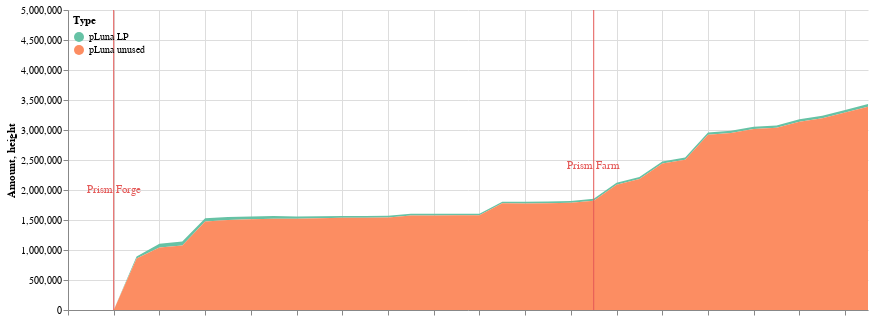

The notebook cell saved with this chart:
### Code cell
all_deltas = pdp.asset_used.append(pdp.asset_unused)
all_deltas = pdp.fill_date_gaps(all_deltas, ['2022-02-11','2022-02-12','2022-02-13'])
c1 = cp.get_yluna_time_area_chart(all_deltas, 
               alt.Scale(scheme='set2'),
               min_date = all_deltas.Time.min(),
               max_date = all_deltas.Time.max(),
               top_padding = 1500000
        )

c2 = alt.Chart(pdp.dates_to_mark).mark_rule(color='#e45756').encode(
    x=alt.X('date'+':T',axis=alt.Axis(labels=False,title=''))
)

c3 = alt.Chart(pdp.dates_to_mark).mark_text(
    color='#e45756',
    angle=0
).encode(
    x=alt.X('text_date'+':T',axis=alt.Axis(labels=False,title='')),
    y='height',
    text='text'
)

(c1 + c2 + c3).properties(width=800).configure_view(strokeOpacity=0)

### Figure 1 — Vega-Lite specification as saved in the notebook (floating-point values rounded to 4 significant figures)
{"config": {"view": {"continuousWidth": 400, "continuousHeight": 300, "strokeOpacity": 0}}, "layer": [{"data": {"name": "data-03c2790694af3092a3d3c3f167fefe0e"}, "mark": "area", "encoding": {"color": {"field": "Type", "legend": {"direction": "vertical", "legendY": 0, "orient": "none", "padding": 5}, "scale": {"scheme": "set2"}, "type": "nominal"}, "tooltip": [{"field": "Time", "format": "%Y-%m-%d", "type": "temporal"}, {"field": "Type", "type": "nominal"}, {"field": "Amount (millions)", "type": "nominal"}], "x": {"field": "Time", "scale": {"domain": ["2022-02-11", "2022-03-18"]}, "type": "temporal"}, "y": {"field": "Amount", "scale": {"domain": [0, 4889000.0]}, "type": "quantitative"}}}, {"data": {"name": "data-bf69e67827aa5ed7d9d532afa84e7b5c"}, "mark": {"type": "rule", "color": "#e45756"}, "encoding": {"x": {"axis": {"labels": false, "title": ""}, "field": "date", "type": "temporal"}}}, {"data": {"name": "data-bf69e67827aa5ed7d9d532afa84e7b5c"}, "mark": {"type": "text", "angle": 0, "color": "#e45756"}, "encoding": {"text": {"field": "text", "type": "nominal"}, "x": {"axis": {"labels": false, "title": ""}, "field": "text_date", "type": "temporal"}, "y": {"field": "height", "type": "quantitative"}}}], "width": 800, "$schema": "https://vega.github.io/schema/vega-lite/v4.17.0.json", "datasets": {"data-03c2790694af3092a3d3c3f167fefe0e": [{"Time": "2022-02-14", "Amount signed": 31650.0, "Amount": 31650.0, "Type": "pLuna LP", "Amount (millions)": "0.03M"}, {"Time": "2022-02-15", "Amount signed": 32290.0, "Amount": 63930.0, "Type": "pLuna LP", "Amount (millions)": "0.06M"}, {"Time": "2022-02-16", "Amount signed": -75.73, "Amount": 63860.0, "Type": "pLuna LP", "Amount (millions)": "0.06M"}, {"Time": "2022-02-17", "Amount signed": -6668.0, "Amount": 57190.0, "Type": "pLuna LP", "Amount (millions)": "0.06M"}, {"Time": "2022-02-18", "Amount signed": -8529.0, "Amount": 48660.0, "Type": "pLuna LP", "Amount (millions)": "0.05M"}, {"Time": "2022-02-19", "Amount signed": -682.2, "Amount": 47980.0, "Type": "pLuna LP", "Amount (millions)": "0.05M"}, {"Time": "2022-02-20", "Amount signed": -4798.0, "Amount": 43180.0, "Type": "pLuna LP", "Amount (millions)": "0.04M"}, {"Time": "2022-02-21", "Amount signed": -3901.0, "Amount": 39280.0, "Type": "pLuna LP", "Amount (millions)": "0.04M"}, {"Time": "2022-02-22", "Amount signed": -7315.0, "Amount": 31970.0, "Type": "pLuna LP", "Amount (millions)": "0.03M"}, {"Time": "2022-02-23", "Amount signed": -1066.0, "Amount": 30900.0, "Type": "pLuna LP", "Amount (millions)": "0.03M"}, {"Time": "2022-02-24", "Amount signed": -1787.0, "Amount": 29110.0, "Type": "pLuna LP", "Amount (millions)": "0.03M"}, {"Time": "2022-02-25", "Amount signed": -541.4, "Amount": 28570.0, "Type": "pLuna LP", "Amount (millions)": "0.03M"}, {"Time": "2022-02-26", "Amount signed": 785.7, "Amount": 29360.0, "Type": "pLuna LP", "Amount (millions)": "0.03M"}, {"Time": "2022-02-27", "Amount signed": -176.8, "Amount": 29180.0, "Type": "pLuna LP", "Amount (millions)": "0.03M"}, {"Time": "2022-02-28", "Amount signed": -2762.0, "Amount": 26420.0, "Type": "pLuna LP", "Amount (millions)": "0.03M"}, {"Time": "2022-03-01", "Amount signed": -725.5, "Amount": 25690.0, "Type": "pLuna LP", "Amount (millions)": "0.03M"}, {"Time": "2022-03-02", "Amount signed": 1897.0, "Amount": 27590.0, "Type": "pLuna LP", "Amount (millions)": "0.03M"}, {"Time": "2022-03-03", "Amount signed": 1549.0, "Amount": 29140.0, "Type": "pLuna LP", "Amount (millions)": "0.03M"}, {"Time": "2022-03-04", "Amount signed": -781.9, "Amount": 28360.0, "Type": "pLuna LP", "Amount (millions)": "0.03M"}, {"Time": "2022-03-05", "Amount signed": 3157.0, "Amount": 31510.0, "Type": "pLuna LP", "Amount (millions)": "0.03M"}, {"Time": "2022-03-06", "Amount signed": 1957.0, "Amount": 33470.0, "Type": "pLuna LP", "Amount (millions)": "0.03M"}, {"Time": "2022-03-07", "Amount signed": -2346.0, "Amount": 31120.0, "Type": "pLuna LP", "Amount (millions)": "0.03M"}, {"Time": "2022-03-08", "Amount signed": 2428.0, "Amount": 33550.0, "Type": "pLuna LP", "Amount (millions)": "0.03M"}, {"Time": "2022-03-09", "Amount signed": 1398.0, "Amount": 34950.0, "Type": "pLuna LP", "Amount (millions)": "0.03M"}, {"Time": "2022-03-10", "Amount signed": 896.6, "Amount": 35850.0, "Type": "pLuna LP", "Amount (millions)": "0.04M"}, {"Time": "2022-03-11", "Amount signed": 422.1, "Amount": 36270.0, "Type": "pLuna LP", "Amount (millions)": "0.04M"}, {"Time": "2022-03-12", "Amount signed": 288.9, "Amount": 36560.0, "Type": "pLuna LP", "Amount (millions)": "0.04M"}, {"Time": "2022-03-13", "Amount signed": 1544.0, "Amount": 38100.0, "Type": "pLuna LP", "Amount (millions)": "0.04M"}, {"Time": "2022-03-14", "Amount signed": 364.1, "Amount": 38470.0, "Type": "pLuna LP", "Amount (millions)": "0.04M"}, {"Time": "2022-03-15", "Amount signed": 3918.0, "Amount": 42380.0, "Type": "pLuna LP", "Amount (millions)": "0.04M"}, {"Time": "2022-03-16", "Amount signed": -1466.0, "Amount": 40920.0, "Type": "pLuna LP", "Amount (millions)": "0.04M"}, {"Time": "2022-03-17", "Amount signed": 2205.0, "Amount": 43120.0, "Type": "pLuna LP", "Amount (millions)": "0.04M"}, {"Time": "2022-03-18", "Amount signed": -377.2, "Amount": 42740.0, "Type": "pLuna LP", "Amount (millions)": "0.04M"}, {"Time": "2022-02-14", "Amount signed": 890600.0, "Amount": 859000.0, "Type": "pLuna unused", "Amount (millions)": "0.86M"}, {"Time": "2022-02-15", "Amount signed": 213600.0, "Amount": 1040000.0, "Type": "pLuna unused", "Amount (millions)": "1.04M"}, {"Time": "2022-02-16", "Amount signed": 36280.0, "Amount": 1077000.0, "Type": "pLuna unused", "Amount (millions)": "1.08M"}, {"Time": "2022-02-17", "Amount signed": 390600.0, "Amount": 1474000.0, "Type": "pLuna unused", "Amount (millions)": "1.47M"}, {"Time": "2022-02-18", "Amount signed": 19640.0, "Amount": 1502000.0, "Type": "pLuna unused", "Amount (millions)": "1.5M"}, {"Time": "2022-02-19", "Amount signed": 9064.0, "Amount": 1512000.0, "Type": "pLuna unused", "Amount (millions)": "1.51M"}, {"Time": "2022-02-20", "Amount signed": 5244.0, "Amount": 1522000.0, "Type": "pLuna unused", "Amount (millions)": "1.52M"}, {"Time": "2022-02-21", "Amount signed": -5322.0, "Amount": 1520000.0, "Type": "pLuna unused", "Amount (millions)": "1.52M"}, {"Time": "2022-02-22", "Amount signed": 2106.0, "Amount": 1530000.0, "Type": "pLuna unused", "Amount (millions)": "1.53M"}, {"Time": "2022-02-23", "Amount signed": 4917.0, "Amount": 1536000.0, "Type": "pLuna unused", "Amount (millions)": "1.54M"}, {"Time": "2022-02-24", "Amount signed": 59.87, "Amount": 1538000.0, "Type": "pLuna unused", "Amount (millions)": "1.54M"}, {"Time": "2022-02-25", "Amount signed": 4428.0, "Amount": 1543000.0, "Type": "pLuna unused", "Amount (millions)": "1.54M"}, {"Time": "2022-02-26", "Amount signed": 32790.0, "Amount": 1575000.0, "Type": "pLuna unused", "Amount (millions)": "1.57M"}, {"Time": "2022-02-27", "Amount signed": 862.6, "Amount": 1576000.0, "Type": "pLuna unused", "Amount (millions)": "1.58M"}, {"Time": "2022-02-28", "Amount signed": -740.1, "Amount": 1578000.0, "Type": "pLuna unused", "Amount (millions)": "1.58M"}, {"Time": "2022-03-01", "Amount signed": -406.1, "Amount": 1578000.0, "Type": "pLuna unused", "Amount (millions)": "1.58M"}, {"Time": "2022-03-02", "Amount signed": 201300.0, "Amount": 1777000.0, "Type": "pLuna unused", "Amount (millions)": "1.78M"}, {"Time": "2022-03-03", "Amount signed": 1108.0, "Amount": 1777000.0, "Type": "pLuna unused", "Amount (millions)": "1.78M"}, {"Time": "2022-03-04", "Amount signed": 2958.0, "Amount": 1781000.0, "Type": "pLuna unused", "Amount (millions)": "1.78M"}, {"Time": "2022-03-05", "Amount signed": 8203.0, "Amount": 1786000.0, "Type": "pLuna unused", "Amount (millions)": "1.79M"}, {"Time": "2022-03-06", "Amount signed": 35120.0, "Amount": 1819000.0, "Type": "pLuna unused", "Amount (millions)": "1.82M"}, {"Time": "2022-03-07", "Amount signed": 267300.0, "Amount": 2089000.0, "Type": "pLuna unused", "Amount (millions)": "2.09M"}, {"Time": "2022-03-08", "Amount signed": 97090.0, "Amount": 2183000.0, "Type": "pLuna unused", "Amount (millions)": "2.18M"}, {"Time": "2022-03-09", "Amount signed": 257800.0, "Amount": 2440000.0, "Type": "pLuna unused", "Amount (millions)": "2.44M"}, {"Time": "2022-03-10", "Amount signed": 65280.0, "Amount": 2504000.0, "Type": "pLuna unused", "Amount (millions)": "2.5M"}, {"Time": "2022-03-11", "Amount signed": 418900.0, "Amount": 2922000.0, "Type": "pLuna unused", "Amount (millions)": "2.92M"}, {"Time": "2022-03-12", "Amount signed": 29430.0, "Amount": 2952000.0, "Type": "pLuna unused", "Amount (millions)": "2.95M"}, {"Time": "2022-03-13", "Amount signed": 65850.0, "Amount": 3016000.0, "Type": "pLuna unused", "Amount (millions)": "3.02M"}, {"Time": "2022-03-14", "Amount signed": 20100.0, "Amount": 3036000.0, "Type": "pLuna unused", "Amount (millions)": "3.04M"}, {"Time": "2022-03-15", "Amount signed": 105200.0, "Amount": 3137000.0, "Type": "pLuna unused", "Amount (millions)": "3.14M"}, {"Time": "2022-03-16", "Amount signed": 58590.0, "Amount": 3197000.0, "Type": "pLuna unused", "Amount (millions)": "3.2M"}, {"Time": "2022-03-17", "Amount signed": 94970.0, "Amount": 3290000.0, "Type": "pLuna unused", "Amount (millions)": "3.29M"}, {"Time": "2022-03-18", "Amount signed": 98490.0, "Amount": 3389000.0, "Type": "pLuna unused", "Amount (millions)": "3.39M"}, {"Time": "2022-02-11", "Amount signed": 0.0, "Amount": 0.0, "Type": "pLuna LP", "Amount (millions)": "0.0M"}, {"Time": "2022-02-12", "Amount signed": 0.0, "Amount": 0.0, "Type": "pLuna LP", "Amount (millions)": "0.0M"}, {"Time": "2022-02-13", "Amount signed": 0.0, "Amount": 0.0, "Type": "pLuna LP", "Amount (millions)": "0.0M"}, {"Time": "2022-02-11", "Amount signed": 0.0, "Amount": 0.0, "Type": "pLuna unused", "Amount (millions)": "0.0M"}, {"Time": "2022-02-12", "Amount signed": 0.0, "Amount": 0.0, "Type": "pLuna unused", "Amount (millions)": "0.0M"}, {"Time": "2022-02-13", "Amount signed": 0.0, "Amount": 0.0, "Type": "pLuna unused", "Amount (millions)": "0.0M"}], "data-bf69e67827aa5ed7d9d532afa84e7b5c": [{"text_date": "2022-02-13", "date": "2022-02-13", "height": 2000000, "text": "Prism Forge"}, {"text_date": "2022-03-06", "date": "2022-03-06", "height": 2400000, "text": "Prism Farm"}]}}
